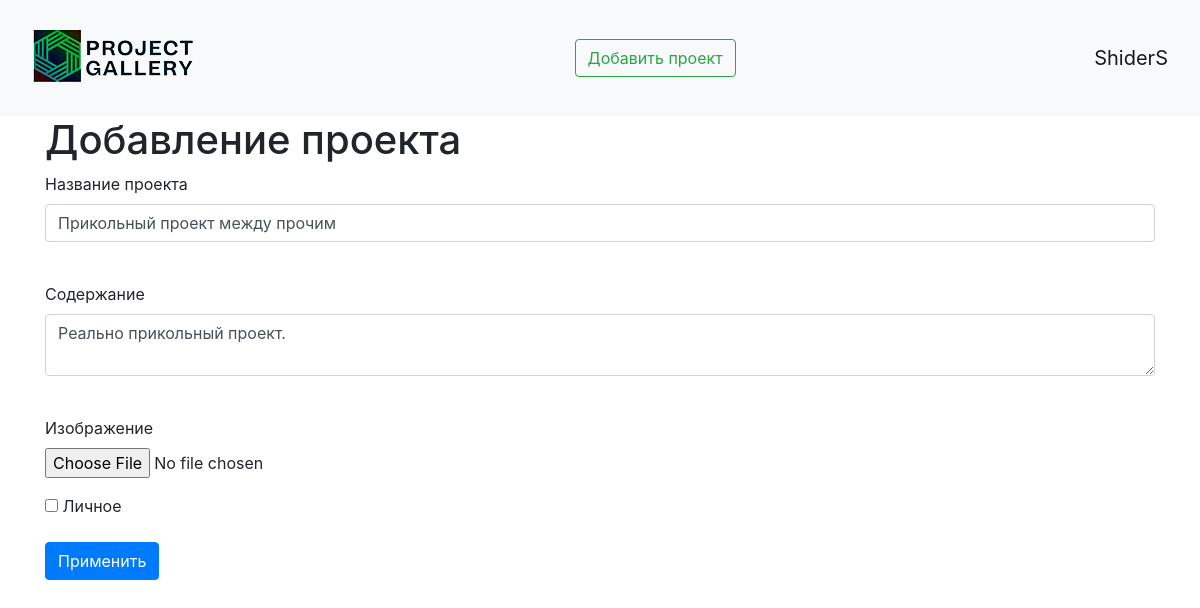
The page /projects/8 (signed in) on the database its author committed.
### data/user.py (models this page shows, shortened)
class User(SqlAlchemyBase, UserMixin, SerializerMixin):
    __tablename__ = 'users'
    id = sqlalchemy.Column(sqlalchemy.Integer,
                           primary_key=True, autoincrement=True)
    name = sqlalchemy.Column(sqlalchemy.String, nullable=True)
    about = sqlalchemy.Column(sqlalchemy.String, nullable=True)
    email = sqlalchemy.Column(sqlalchemy.String,
                              index=True, unique=True, nullable=True)
    hashed_password = sqlalchemy.Column(sqlalchemy.String, nullable=True)
    created_date = sqlalchemy.Column(sqlalchemy.DateTime,
                                     default=datetime.datetime.now)
    is_developer = sqlalchemy.Column(sqlalchemy.Boolean, nullable=True, default=False)
    projects = orm.relation("Projects", back_populates='user')
    likes = sqlalchemy.ARRAY(sqlalchemy.Integer)
    dislikes = sqlalchemy.ARRAY(sqlalchemy.Integer)

### data/projects.py (models this page shows)
class Projects(SqlAlchemyBase, SerializerMixin):
    __tablename__ = 'projects'
    id = sqlalchemy.Column(sqlalchemy.Integer,
                           primary_key=True, autoincrement=True)
    title = sqlalchemy.Column(sqlalchemy.String, nullable=True)
    content = sqlalchemy.Column(sqlalchemy.String, nullable=True)
    created_date = sqlalchemy.Column(sqlalchemy.DateTime,
                                     default=datetime.datetime.now)
    is_private = sqlalchemy.Column(sqlalchemy.Boolean, default=True)
    is_confirmed = sqlalchemy.Column(sqlalchemy.Boolean, nullable=True, default=False)
    is_deleted = sqlalchemy.Column(sqlalchemy.Boolean, nullable=True, default=False)
    image = sqlalchemy.Column()
    like = sqlalchemy.Column(sqlalchemy.Integer, default=0)
    dislike = sqlalchemy.Column(sqlalchemy.Integer, default=0)
    user_id = sqlalchemy.Column(sqlalchemy.Integer,
                                sqlalchemy.ForeignKey("users.id"))
    user = orm.relation('User')

### main.py (the view, shortened to what this page needs)
@app.route('/projects/<int:id>', methods=['GET', 'POST'])
@login_required
def edit_projects(id):
    form = ProjectsForm()
    if request.method == "GET":
        db_sess = db_session.create_session()
        projects = db_sess.query(Projects).filter(Projects.id == id).first()
        if projects.is_confirmed:
            projects.is_confirmed = False
        if projects:
            form.title.data = projects.title
            form.content.data = projects.content
            form.is_private.data = projects.is_private
        else:
            abort(404)
    return render_template('projects.html',
                           title='Редактирование проекта',
                           form=form
                           )

### forms/projects.py
class ProjectsForm(FlaskForm):
    title = StringField('Название проекта', validators=[DataRequired()])
    content = TextAreaField("Содержание")
    is_private = BooleanField("Личное")
    image = FileField('Изображение')
    submit = SubmitField('Применить')

### data/db_session.py (called while the page is built)
def create_session() -> Session:
    global __factory
    return __factory()

### main.py (called while the page is built)
@login_manager.user_loader
def load_user(user_id):
    db_sess = db_session.create_session()
    return db_sess.query(User).get(user_id)

### templates/projects.html (shortened to what this page needs)
{% extends "base.html" %}
{% block content %}
<h1>Добавление проекта</h1>
<form action="" method="post" enctype="multipart/form-data" novalidate>
    <p>
        {{ form.title.label }}<br>
        {{ form.title(class="form-control") }}<br>
    </p>
    <p>
        {{ form.content.label }}<br>
        {{ form.content(class="form-control") }}<br>
    </p>
    <p>
        {{ form.image.label() }}<br>
        {{ form.image() }}<br>
    </p>
    <p>{{ form.is_private() }} {{ form.is_private.label }}</p>
    <p>{{ form.submit(type="submit", class="btn btn-primary") }}</p>
</form>
{% endblock %}

### templates/base.html (shortened to what this page needs)
<!doctype html>
<html lang="en">
<head>
    <link rel="stylesheet"
          href="https://stackpath.bootstrapcdn.com/bootstrap/4.4.1/css/bootstrap.min.css"
>
</head>
<body>
<header>
    <nav class="navbar navbar-light bg-light">
        <a href="/"><img src="/static/img/small_logo2.png" alt="здесь должна была быть картинка, но не нашлась"></a>
        <a href="projects" class="btn btn-outline-success">Добавить проект</a>
        {% if current_user.is_authenticated %}
    <a class="navbar-brand" href="/user_profile">{{ current_user.name }}</a>
{% else %}
    <p>
        <a class="btn btn-primary " href="/register">Зарегистрироваться</a>
        <a class="btn btn-success" href="/login">Войти</a>
    </p>
{% endif %}
    </nav>
</header>
<main role="main" class="container">
    {% block content %}{% endblock %}
</main>
</body>
</html>

### rows shown on the page
User: name "ShiderS"
Projects: title "Прикольный проект между прочим", content "Реально прикольный проект."
